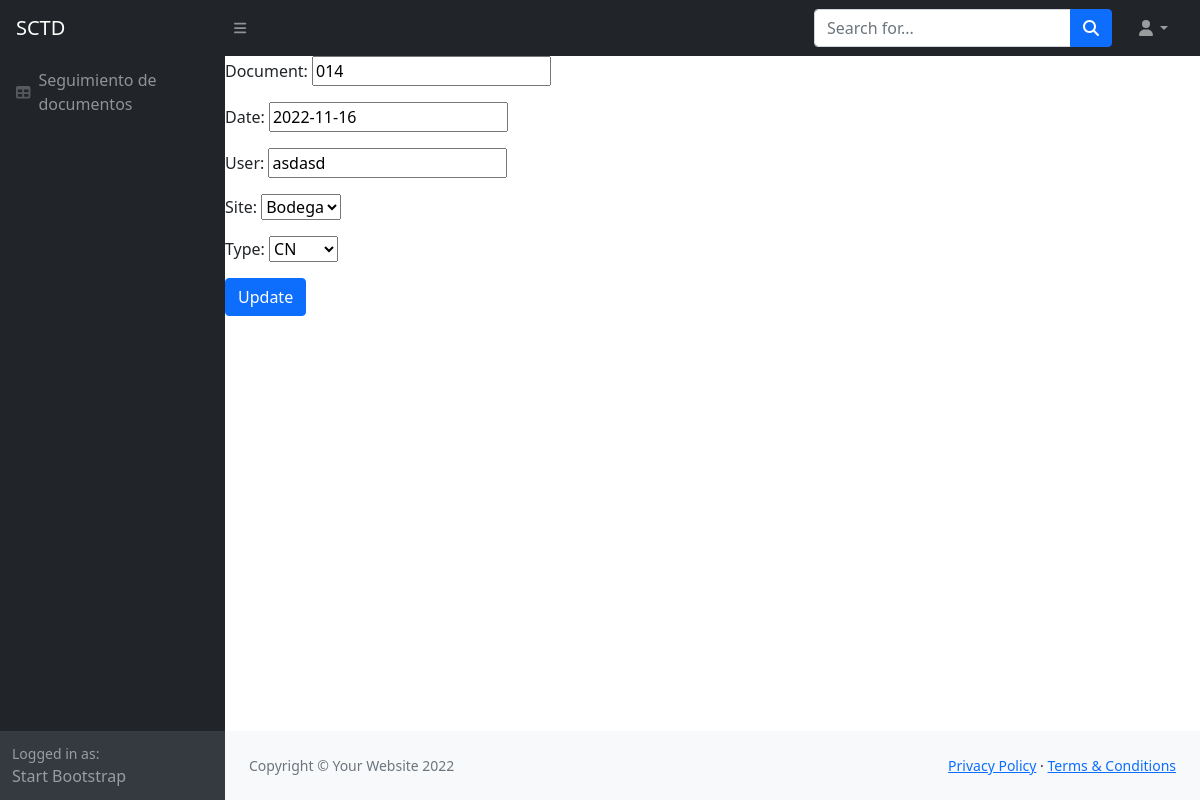
The page /tracking_list.html/update_documents.html/10 on the database its author committed.
### Tracking/models.py (models this page shows, shortened)
class TrackDocument(models.Model):
    document = models.CharField(max_length=50)
    date = models.DateField()
    user = models.CharField(max_length=50)
    site = models.ForeignKey('Site', on_delete=models.CASCADE)
    type = models.CharField(
        max_length=20,
        choices=DOCUMENT_CHOICES,
    )

### Tracking/views.py (the view, shortened to what this page needs)
# urls.py: path('tracking_list.html/update_documents.html/<int:pk>', views.update_document.as_view(template_name="update_documents.html"), name='Update'),
class update_document(UpdateView, SuccessMessageMixin):
    model = TrackDocument
    fields = "__all__"
    template_name = 'update_documents.html'
    success_message = 'Cliente actualizado'

### Tracking/models.py (called while the page is built)
    def __str__(self):
        return self.name

### templates/update_documents.html (shortened to what this page needs)
{% extends 'Tracking/index.html' %}
{% block content %}
<html lang="en">
<form method="post">{% csrf_token %}
    {{ form.as_p }}
    <input class="btn btn-primary" type="submit" value="Update">
</form>
{% endblock %}

### rows shown on the page
TrackDocument: document "014", date "2022-11-16", user "asdasd", site "Bodega", type "CN"
